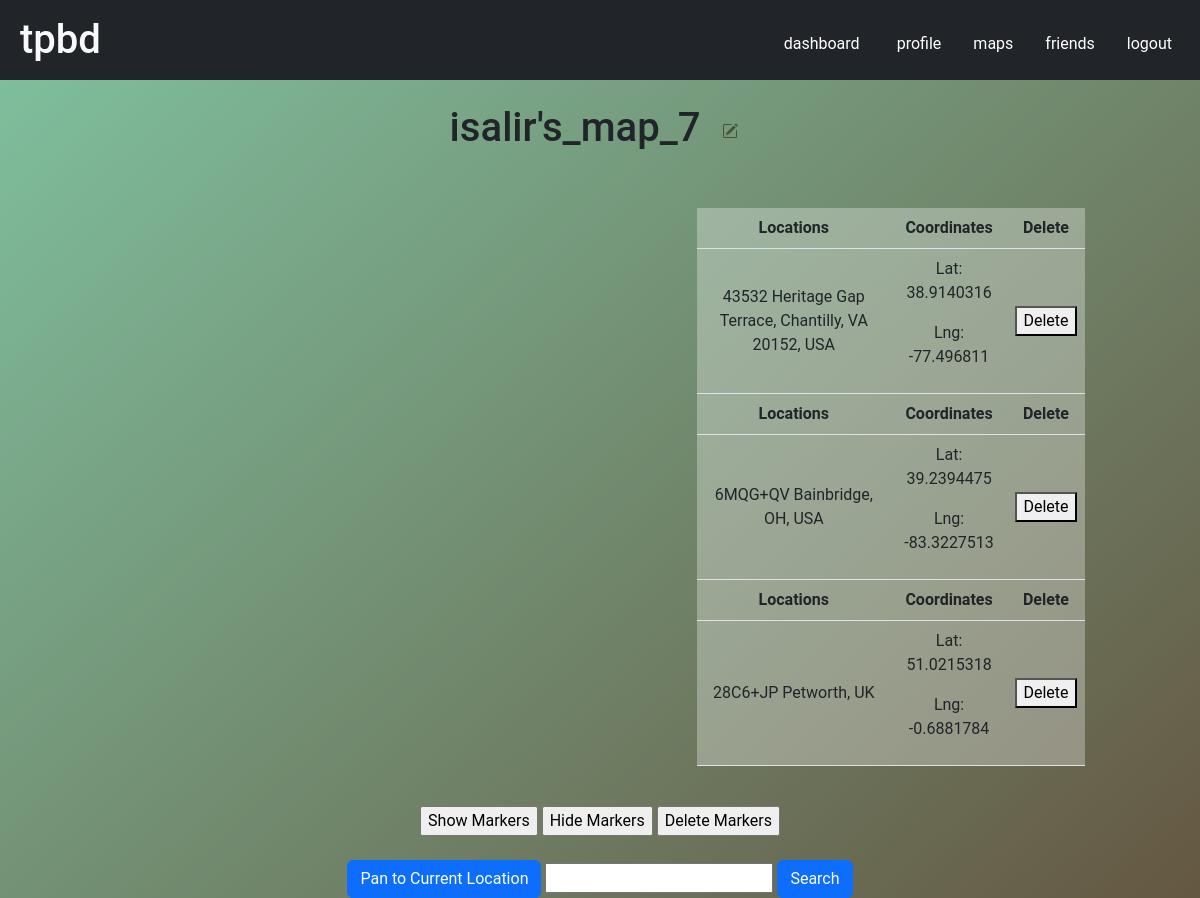
Page /maps/10 (signed in) on the committed database.
### maps/models.py (models this page shows, shortened)
class Map(models.Model):
    map_id = models.BigAutoField(auto_created=True, primary_key=True, serialize=False, verbose_name='ID'),
    name = models.CharField(max_length=200)
    stop = ManyToManyField(Marker)
    author = models.ForeignKey(User, on_delete=models.CASCADE)

class Marker(models.Model):
    marker_id = models.BigAutoField(auto_created=True, primary_key=True, serialize=False, verbose_name='ID'),
    lat = models.CharField(max_length=6)
    lng = models.CharField(max_length=6)
    address = models.CharField(max_length=200)
    tagger = models.ForeignKey(User, on_delete=models.CASCADE)

### maps/views.py (the view, shortened to what this page needs)
# urls.py: path('<int:id>', views.viewmap, name='viewmap'),
def viewmap(request, id):
    map = Map.objects.get(pk=id)
    markers = map.stop.all()
    key = settings.GOOGLE_MAPS_API_KEY
    context = {
        'map_id': map.id,
        'key': key,
        'map': map,
        'markers': markers,
    }
    load_partial(request)
    return render(request, 'maps/map.html',  context)

### maps/views.py (called while the page is built)
def load_partial(request):
    response = render(request, 'maps/partials/marker_list.html')
    return response

### templates/maps/map.html (shortened to what this page needs)
{% extends "base.html" %} {% block content %} {% csrf_token %} {% load static %}
<div class="mainwrapper m-auto">
  {% load static %}
  <br />
  <div id="titlespot">
    <h1>{{map.name}}
    <button id="editbutton" type="button" class="btn btn-secondary" hx-get="rename_map/{{map.id}}" hx-target="#titlespot" hx-swap="outerHTML" hx-vals='{"mykey" : "orzo"}'>
    </h1>
  </div>
  <br /><br />
  <div id="mapwrap">
    <div id="map"></div>
    <table id="markerslist" class="table" style="text-align: center; vertical-align: middle;">
      {% if markers %} {% csrf_token %} {% for marker in markers %}
      <thead>
        <tr>
          <th scope="col" style="width:50%">Locations</th>
          <th scope="col">Coordinates</th>
          <th scope="col">Delete</th>
        </tr>
      </thead>
      <tbody id="markerslistbody" style="text-align: center; vertical-align: middle;">
        <tr>
          <td scope="col"> {{marker.address}}</td>
          <td>
            <p>Lat: {{marker.lat}}</p>
            <p>Lng: {{marker.lng}}</p>
          </td>
          <td>
            <a href="/maps/delete_marker/{{marker.id}}">
              <button class="warning">Delete</button>
            </a>
          </td>
          {% endfor %}
        </tr>
        {% else%}
        <tr>
          <td scope="col"> <h4>Your markers will go here</h4></td>
        </tr>
        {% endif %}
      </tbody>
    </table>
  </div>
  <br />
  <div class="buttonsarray">
    <div id="floating-panel">
      <input type="button" id="show-markers" value="Show Markers" hx-post="{{map.id}}" hx-target="#markerslist" hx-swap="outerHTML"  hx-swap-oob="true"/>
      <input type="button" id="clear-markers" value="Hide Markers" />
      <input type="button" id="delete-markers" value="Delete Markers" />
    </div>
    <br />
    <button id="pan-to-current-location" class="btn btn-primary">
      Pan to Current Location
    </button>
    <input type="text" id="searchTextField" />
    <button onclick="finder()" id="search-location" class="btn btn-primary">
      Search
    </button>
  </div>
</div>
{% endblock %} ```

### templates/base.html (style rules this page uses)
html, body { margin: 0; padding: 0; }
* { font-family: 'Roboto', sans-serif; box-sizing: border-box; }
body { background: rgb(95,56,25); background: linear-gradient(138deg, rgba(95, 179, 136, 0.795), rgba(80, 54, 32, 0.9) 66%); background-size: 180% 180%; height: 100vh; animation: zyclers 11s ease infinite; }

### templates/maps/map.html (style rules this page uses)
#map { height: 500px; width: 50%; }
.mainwrapper { height: 100%; width: 95%; }
#mapwrap { width: 85%; margin: auto; display: flex; flex-direction: row; justify-content: space-between; }
#markerslist { width: 40%; height: 500px; overflow-y: scroll; background: rgba(255, 255, 255, 0.302); }
#editbutton { color: rgba(63, 65, 37, 0.822); background-color: rgba(255, 255, 255, 0); border-color: #cdd081; border: none; }

### rows in the picture
Map: name "isalir's_map_7"
Marker: address "43532 Heritage Gap Terrace, Chantilly, VA 20152, USA", lat "38.9140316", lng "-77.496811"
Marker: address "6MQG+QV Bainbridge, OH, USA", lat "39.2394475", lng "-83.3227513"
Marker: address "28C6+JP Petworth, UK", lat "51.0215318", lng "-0.6881784"
